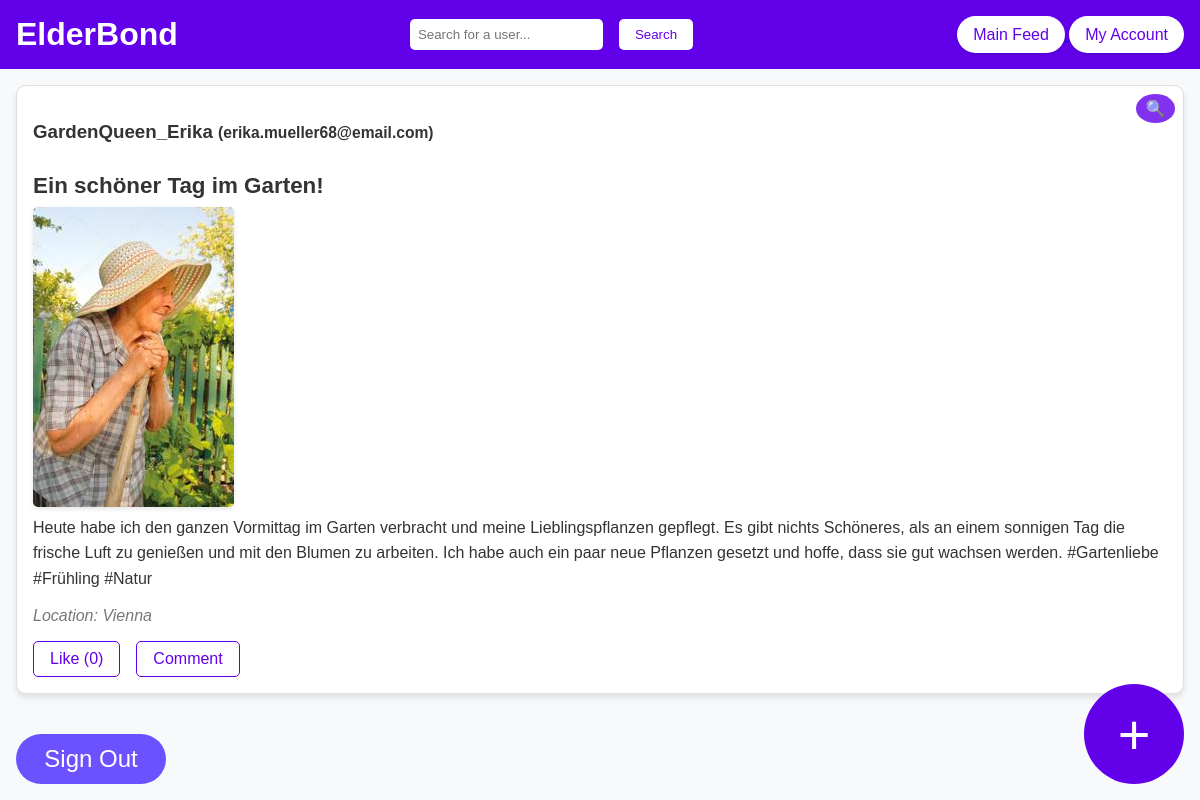
The page /account (signed in) on the database its author committed.
### tables this page shows
CREATE TABLE UserTable (
                id INTEGER PRIMARY KEY AUTOINCREMENT,
                username TEXT UNIQUE NOT NULL,
                email TEXT UNIQUE NOT NULL,
                password TEXT NOT NULL
            );

CREATE TABLE ContentTable (
                id INTEGER PRIMARY KEY AUTOINCREMENT,
                user_id INTEGER NOT NULL,
                title TEXT NOT NULL,
                text TEXT,
                image TEXT,
                location TEXT,
                reduced_image TEXT,
                time TIMESTAMP DEFAULT CURRENT_TIMESTAMP,
                FOREIGN KEY (user_id) REFERENCES UserTable (id)
            );

### ElderBond.py (the view)
@app.route('/account', methods=['GET'])
def user_account():
    if "user_id" in session:
        user_id = session['user_id']
        user_content = db.get_content_by_user(user_id)
        user = db.get_user_by_id(user_id)
        return render_template('user_posts.html', content=user_content, logged_in=True, user=user)
    else:
        flash("You must be logged in to view your profile.")
        return redirect(url_for('login'))

### DataBase.py (called while the page is built)
    def get_user_by_id(self, user_id):
        conn = sqlite3.connect(self.db_name)
        cursor = conn.cursor()
        cursor.execute("SELECT * FROM UserTable WHERE id = ?", (user_id,))
        user = cursor.fetchone()
        conn.close()
        return user

    def get_content_by_user(self, user_id):
        conn = sqlite3.connect(self.db_name)
        cursor = conn.cursor()
        cursor.execute('''
            SELECT * FROM ContentTable WHERE user_id = ?
        ''', (user_id,))
        rows = cursor.fetchall()
        conn.close()
        return rows

### templates/user_posts.html (shortened to what this page needs)
<!DOCTYPE html>
<html lang="de">
<head>
</head>
<body>
    <div class="container">
        <header>
            <h1>ElderBond</h1>
            <form class="search-bar" action="/search_user" method="POST">
                <input type="text" name="username" placeholder="Search for a user..." required>
                <button type="submit">Search</button>
            </form>
            <div class="button-group">
                <a href="{{ url_for('home') }}">
                    <button class="feed-button">Main Feed</button>
                </a>
                <a href="{{ url_for('user_account') }}">
                    <button class="account-button">My Account</button>
                </a>
            </div>
        </header>
        <main>
            <div class="user-posts">
               {% for post in content %}
                    {% if post[1] == user[0] %}
                    <div class="post">
                      <h3>{{ user[1] }} <small>({{ user[2] }})</small></h3>
                        <h4>{{ post[2] }}</h4>
                        {% if post[6] %}
                            <div class="image-container">
                                <img src="{{ url_for('static', filename=post[6]) }}" alt="Image">
                                <button class="view-full-size" onclick="showFullSize('{{ url_for('static', filename=post[6]) }}')">🔍</button>
                            </div>
                        {% endif %}
                        <p>{{ post[3] }}</p>
                        <em>Location: {{ post[5] }}</em>
                        <div class="post-actions">
                            <button class="like-button" onclick="toggleLike(this)">
                                Like (<span class="like-count">0</span>)
                            </button>
                            <button class="comment-button">Comment</button>
                        </div>
                    </div>
                    {% endif %}
                    {% endfor %}
                </div>
        </main>
<div class="floating-buttons">
            <button class="add-post" onclick="openPostModal()">+</button>
        </div>
        <form action="{{ url_for('logout') }}" method="POST">
                <button class="sign-out">Sign Out</button>
            </form>
        </div>
</body>
</html>

### templates/user_posts.html (style rules this page uses)
body { font-family: Arial, sans-serif; margin: 0; padding: 0; background-color: #f8f9fa; color: #333; }
.container { display: flex; flex-direction: column; height: 100vh; }
header { background-color: #6200ea; color: #fff; padding: 1rem; display: flex; justify-content: space-between; align-items: center; }
header h1 { margin: 0; }
.search-bar { display: flex; gap: 1rem; margin-right: 2rem; }
.search-bar input { padding: 0.5rem; border: none; border-radius: 5px; }
.search-bar button { padding: 0.5rem 1rem; border: none; border-radius: 5px; background-color: #fff; color: #6200ea; cursor: pointer; }
.account-button { background-color: #fff; color: #6200ea; border: none; padding: 0.6rem 1rem; border-radius: 25px; font-size: 1rem; cursor: pointer; box-shadow: 0 2px 4px rgba(0, 0, 0, 0.1); transition: background-color 0.3s ease, color 0.3s ease; }
main { flex: 1; overflow-y: auto; padding: 1rem; }
.user-posts { display: flex; flex-direction: column; gap: 1rem; }
.post { border: 1px solid #e0e0e0; border-radius: 10px; background: #ffffff; padding: 1rem; margin-bottom: 1rem; box-shadow: 0px 4px 6px rgba(0, 0, 0, 0.1); position: relative; }
.post h4 { font-size: 1.4rem; margin-bottom: 0.5rem; color: #333; }
.post img { display: block; max-width: 100%; height: auto; margin: 0.5rem 0; border-radius: 5px; box-shadow: 0 2px 5px rgba(0, 0, 0, 0.1); position: relative; }
.post .view-full-size { position: absolute; top: 0.5rem; right: 0.5rem; font-size: 1rem; padding: 0.3rem 0.6rem; background-color: #6200ea; color: #fff; border: none; border-radius: 50%; cursor: pointer; transition: background-color 0.3s ease, opacity 0.3s ease; opacity: 0.8; }
.post p { font-size: 1rem; line-height: 1.6; margin-top: 0.5rem; }
.post em { display: block; margin-top: 0.5rem; font-style: italic; color: #777; }
.post-actions { display: flex; gap: 1rem; margin-top: 1rem; }
.like-button, .comment-button { padding: 0.5rem 1rem; border: 1px solid #6200ea; border-radius: 5px; background-color: #fff; color: #6200ea; font-size: 1rem; cursor: pointer; transition: background-color 0.3s ease, color 0.3s ease; }
.floating-buttons { position: fixed; bottom: 1rem; right: 1rem; display: flex; flex-direction: column; gap: 1rem; }
.sign-out { width: 150px; height: 50px; background-color: #6c52ff; color: white; border: none; padding: 0.5rem 1rem; border-radius: 50px; cursor: pointer; position: fixed; bottom: 1rem; left: 1rem; font-size: 1.5rem; }
.add-post { width: 100px; height: 100px; background-color: #6200ea; color: #fff; font-size: 3.5rem; border: none; padding: 0.5rem 1rem; border-radius: 50%; cursor: pointer; }
.feed-button { margin-right: -50em; background-color: #fff; color: #6200ea; border: none; padding: 0.6rem 1rem; border-radius: 25px; font-size: 1rem; cursor: pointer; box-shadow: 0 2px 4px rgba(0, 0, 0, 0.1); transition: background-color 0.3s ease, color 0.3s ease; }
.feed-button, .account-button { margin: 0; }

### rows shown on the page
ContentTable: title "Ein schöner Tag im Garten!", reduced_image (picture), text "Heute habe ich den ganzen Vormittag im Garten verbracht und meine Lieblingspflanzen gepflegt. Es gibt nichts Schöneres, als an einem sonnigen Tag die frische Luft zu genießen und mit den Blumen zu arbeiten. Ich habe auch ein paar neue Pflanzen gesetzt und hoffe, dass sie gut wachsen werden. #Gartenliebe #Frühling #Natur", location "Vienna"
UserTable: username "GardenQueen_Erika", email "erika.mueller68@email.com"
